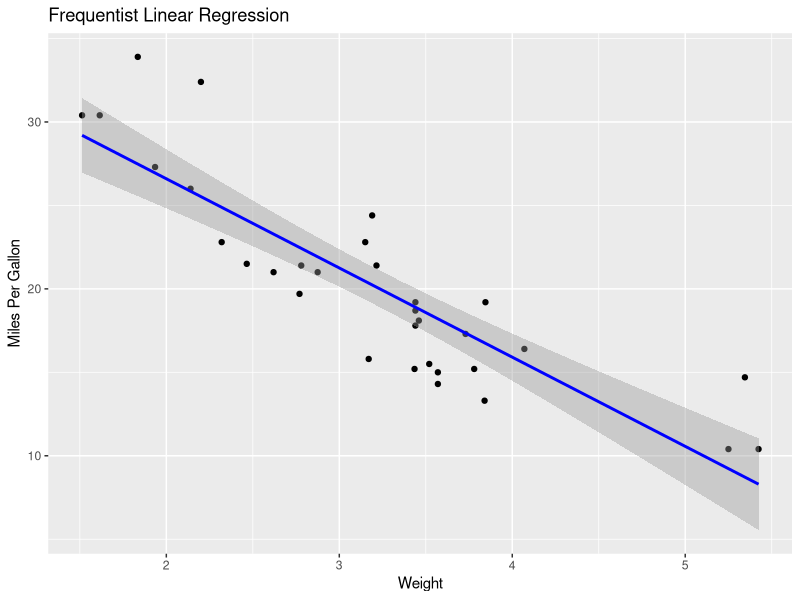

Write the R code that produced this figure. (Note: this script raises an error after producing the figure.)
library(tidyverse)

# Load data
data(mtcars)

# Fit a linear model
lm_fit <- lm(mpg ~ wt, data = mtcars)

# Summarize the model
summary(lm_fit)

# Visualize
ggplot(mtcars, aes(x = wt, y = mpg)) +
  geom_point() +
  geom_smooth(method = "lm", se = TRUE, color = "blue") +
  labs(title = "Frequentist Linear Regression",
       x = "Weight",
       y = "Miles Per Gallon")

bayesian_fit <- brm(mpg ~ wt, data = mtcars, prior = c(set_prior("normal(0, 10)", class = "b")))


# Create new data for predictions
new_data <- tibble(wt = seq(min(mtcars$wt), max(mtcars$wt), length.out = 100))

# Generate predictions for new data
preds <- posterior_predict(bayesian_fit, newdata = new_data)

# Compute means and credible intervals
new_data <- new_data %>%
  mutate(
    pred_mean = colMeans(preds),
    pred_lower = apply(preds, 2, quantile, probs = 0.025),
    pred_upper = apply(preds, 2, quantile, probs = 0.975)
  )

# Plot
ggplot(mtcars, aes(x = wt, y = mpg)) +
  geom_point() +
  geom_line(data = new_data, aes(x = wt, y = pred_mean), color = "blue") +
  geom_ribbon(data = new_data, aes(x = wt, ymin = pred_lower, ymax = pred_upper), alpha = 0.2, inherit.aes = FALSE) +
  labs(title = "Bayesian Linear Regression with Credible Intervals",
       x = "Weight (wt)",
       y = "Miles Per Gallon (mpg)")


# Extract posterior samples of coefficients
posterior_draws <- as_draws_df(bayesian_fit) %>%
  select(b_Intercept, b_wt)

# Create a grid of wt values
wt_grid <- tibble(wt = seq(min(mtcars$wt), max(mtcars$wt), length.out = 100))

# Generate predictions for each posterior draw
posterior_lines <- posterior_draws %>%
  expand_grid(wt_grid) %>%
  mutate(predicted_mpg = b_Intercept + b_wt * wt)

# Plot
ggplot(mtcars, aes(x = wt, y = mpg)) +
  geom_point() +
  geom_line(data = posterior_lines, aes(x = wt, y = predicted_mpg, group = interaction(b_Intercept, b_wt)), 
            alpha = 0.1, color = "blue") +
  labs(title = "Bayesian Linear Regression with Posterior Lines",
       x = "Weight (wt)",
       y = "Miles Per Gallon (mpg)")
